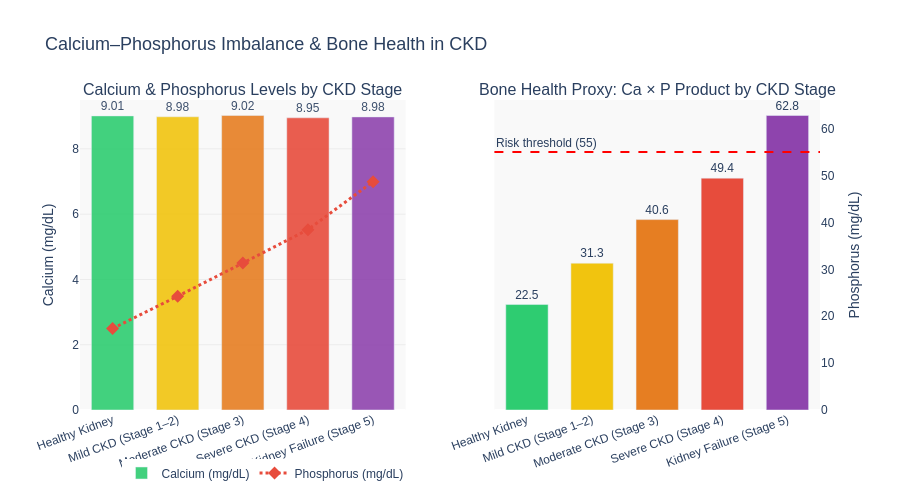

Notebook code for this chart:
### Code cell
fig1 = make_subplots(
    rows=1, cols=2,
    subplot_titles=(
        "Calcium & Phosphorus Levels by CKD Stage",
        "Bone Health Proxy: Ca × P Product by CKD Stage",
    ),
    horizontal_spacing=0.12,
)
 
stage_means = (
    df_sorted.groupby("Target", observed=True)[["Calcium", "Phosphorus"]]
    .mean()
    .reset_index()
)
 
fig1.add_trace(
    go.Bar(
        x=stage_means["Target"].astype(str),
        y=stage_means["Calcium"],
        name="Calcium (mg/dL)",
        marker_color=[STAGE_COLORS[s] for s in stage_means["Target"].astype(str)],
        opacity=0.9,
        text=stage_means["Calcium"].round(2),
        textposition="outside",
    ),
    
    row=1, col=1,
)
fig1.add_trace(
    go.Scatter(
        x=stage_means["Target"].astype(str),
        y=stage_means["Phosphorus"],
        name="Phosphorus (mg/dL)",
        mode="lines+markers",
        line=dict(color="#e74c3c", width=3, dash="dot"),
        marker=dict(size=10, color="#e74c3c", symbol="diamond"),
        yaxis="y2",
    ),
    row=1, col=1,
)
 
# Ca × P product (bone mineralisation risk; >55 is dangerous)
stage_means["CaP_Product"] = stage_means["Calcium"] * stage_means["Phosphorus"]
fig1.add_trace(
    go.Bar(
        x=stage_means["Target"].astype(str),
        y=stage_means["CaP_Product"],
        name="Ca×P Product",
        marker_color=[STAGE_COLORS[s] for s in stage_means["Target"].astype(str)],
        text=stage_means["CaP_Product"].round(1),
        textposition="outside",
        showlegend=False,
    ),
    row=1, col=2,
)
# Danger threshold line
fig1.add_hline(
    y=55, line_dash="dash", line_color="red", line_width=2,
    annotation_text="Risk threshold (55)", annotation_position="top left",
    row=1, col=2,
)
 
fig1.update_layout(
    title=dict(
        text="Calcium–Phosphorus Imbalance & Bone Health in CKD",
        font=dict(size=18),
    ),
    plot_bgcolor="#f9f9f9",
    paper_bgcolor="white",
    legend=dict(orientation="h", yanchor="bottom", y=-0.25, xanchor="center", x=0.25),
    yaxis=dict(title="Calcium (mg/dL)", showgrid=True, gridcolor="#ececec"),
    yaxis2=dict(
        title="Phosphorus (mg/dL)",
        overlaying="y", side="right",
        showgrid=False,
    ),
    yaxis3=dict(title="Ca × P Product", showgrid=True, gridcolor="#ececec"),
    height=500,
    font=dict(family="Arial", size=12),
    bargap=0.35,
)
fig1.update_xaxes(tickangle=-20)

### Figure 1 — Plotly figure (JSON) as saved in the notebook; plotly's stock layout.template omitted (floating-point values rounded to 4 significant figures)
{"data": [{"marker": {"color": ["#2ecc71", "#f1c40f", "#e67e22", "#e74c3c", "#8e44ad"]}, "name": "Calcium (mg/dL)", "opacity": 0.9, "text": [9.01, 8.98, 9.02, 8.95, 8.98], "textposition": "outside", "type": "bar", "x": ["Healthy Kidney", "Mild CKD (Stage 1–2)", "Moderate CKD (Stage 3)", "Severe CKD (Stage 4)", "Kidney Failure (Stage 5)"], "xaxis": "x", "y": [9.009, 8.983, 9.021, 8.951, 8.979], "yaxis": "y"}, {"line": {"color": "#e74c3c", "dash": "dot", "width": 3}, "marker": {"color": "#e74c3c", "size": 10, "symbol": "diamond"}, "mode": "lines+markers", "name": "Phosphorus (mg/dL)", "type": "scatter", "x": ["Healthy Kidney", "Mild CKD (Stage 1–2)", "Moderate CKD (Stage 3)", "Severe CKD (Stage 4)", "Kidney Failure (Stage 5)"], "xaxis": "x", "y": [2.497, 3.485, 4.501, 5.525, 6.995], "yaxis": "y"}, {"marker": {"color": ["#2ecc71", "#f1c40f", "#e67e22", "#e74c3c", "#8e44ad"]}, "name": "Ca×P Product", "showlegend": false, "text": [22.5, 31.3, 40.6, 49.4, 62.8], "textposition": "outside", "type": "bar", "x": ["Healthy Kidney", "Mild CKD (Stage 1–2)", "Moderate CKD (Stage 3)", "Severe CKD (Stage 4)", "Kidney Failure (Stage 5)"], "xaxis": "x2", "y": [22.5, 31.31, 40.61, 49.45, 62.81], "yaxis": "y2"}], "layout": {"annotations": [{"font": {"size": 16}, "showarrow": false, "text": "Calcium & Phosphorus Levels by CKD Stage", "x": 0.22, "xanchor": "center", "xref": "paper", "y": 1, "yanchor": "bottom", "yref": "paper"}, {"font": {"size": 16}, "showarrow": false, "text": "Bone Health Proxy: Ca × P Product by CKD Stage", "x": 0.78, "xanchor": "center", "xref": "paper", "y": 1, "yanchor": "bottom", "yref": "paper"}, {"showarrow": false, "text": "Risk threshold (55)", "x": 0, "xanchor": "left", "xref": "x2 domain", "y": 55, "yanchor": "bottom", "yref": "y2"}], "bargap": 0.35, "font": {"family": "Arial", "size": 12}, "height": 500, "legend": {"orientation": "h", "x": 0.25, "xanchor": "center", "y": -0.25, "yanchor": "bottom"}, "paper_bgcolor": "white", "plot_bgcolor": "#f9f9f9", "shapes": [{"line": {"color": "red", "dash": "dash", "width": 2}, "type": "line", "x0": 0, "x1": 1, "xref": "x2 domain", "y0": 55, "y1": 55, "yref": "y2"}], "title": {"font": {"size": 18}, "text": "Calcium–Phosphorus Imbalance & Bone Health in CKD"}, "xaxis": {"anchor": "y", "domain": [0, 0.44], "tickangle": -20}, "xaxis2": {"anchor": "y2", "domain": [0.56, 1], "tickangle": -20}, "yaxis": {"anchor": "x", "domain": [0, 1], "gridcolor": "#ececec", "showgrid": true, "title": {"text": "Calcium (mg/dL)"}}, "yaxis2": {"anchor": "x2", "domain": [0, 1], "overlaying": "y", "showgrid": false, "side": "right", "title": {"text": "Phosphorus (mg/dL)"}}, "yaxis3": {"gridcolor": "#ececec", "showgrid": true, "title": {"text": "Ca × P Product"}}}}
